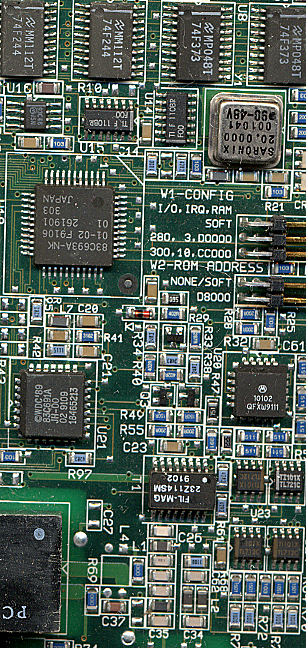
%> input picture pse1/board.tif, 306 x 648 px
$ octave pse1_ver2.m   (GNU Octave 9; MATLAB toolbox functions it lacks are replaced by stand-ins)
%> lines starting %> are read from the running program, lines starting %| are printed output that depends on the picture; in (x1, y1, x2, y2) boxes, pixels count from 0 and x2, y2 are one past the last pixel; in counts of white or black regions, pixels touching at a corner belong together; the program's own positions count from 1
% 0) close everthing before
close all; clear all; hold off; clf;

% 1) board.tif
boardRGB = imread('board.tif');
%> boardRGB is the input picture: size 648x306x3 uint8; mean R, G, B 84.2, 99, 89.1

% Convert RGB image to chosen color space
I = rgb2hsv(boardRGB);
%> I: size 648x306x3 double; mean H, S, V 0.345, 0.426, 0.415

% Define thresholds for channel 1 based on histogram settings
channel1Min = 0.171;
channel1Max = 0.500;

% Define thresholds for channel 2 based on histogram settings
channel2Min = 0.710;
channel2Max = 1.000;

% Define thresholds for channel 3 based on histogram settings
channel3Min = 0.000;
channel3Max = 0.481;

% Create mask based on chosen histogram thresholds
sliderBW = (I(:,:,1) >= channel1Min ) & (I(:,:,1) <= channel1Max) & ...
    (I(:,:,2) >= channel2Min ) & (I(:,:,2) <= channel2Max) & ...
    (I(:,:,3) >= channel3Min ) & (I(:,:,3) <= channel3Max);
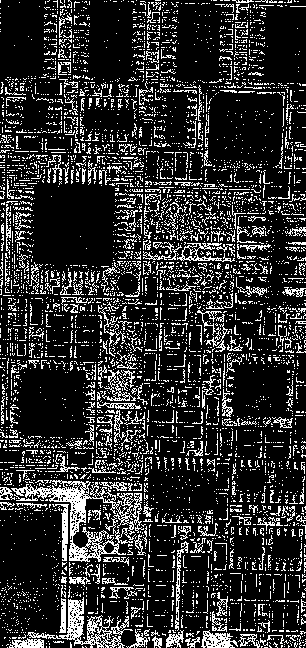
%> sliderBW: size 648x306 logical; 18.5% white in thin lines or dots
BW = sliderBW;
% Initialize output masked image based on input image.
maskedRGBImage = boardRGB;

% Set background pixels where BW is false to zero.
maskedRGBImage(repmat(~BW,[1 1 3])) = maskedRGBImage(repmat(~BW,[1 1 3]))/2;
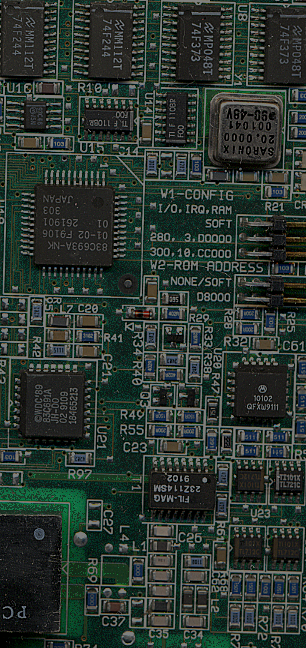
%> maskedRGBImage: size 648x306x3 uint8; mean R, G, B 42.8, 54.2, 47.5

subplot(1,3,1);
imshow(boardRGB);
title('original');

subplot(1,3,2);
imshow(BW);
title('green imgs');

subplot(1,3,3);
imshow(maskedRGBImage);
title('final result');
pause();
close all;


% ================================================================

% 2) hands2.jpg
handsRGB = imread('hands2.jpg');
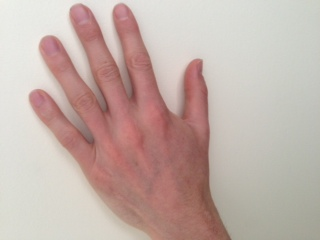
%> input picture pse1/hands2.jpg, 320 x 240 px
%> handsRGB is the input picture: size 240x320x3 uint8; mean R, G, B 195.1, 175.5, 168.5
handsHSV = rgb2hsv(handsRGB);
%> handsHSV: size 240x320x3 double; mean H, S, V 0.122, 0.152, 0.766
handEDGE = edge(handsHSV(:,:,3), 'Canny', 0.7);
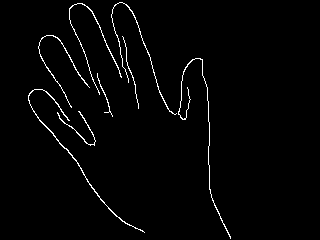
%> handEDGE: size 240x320 logical; 1.9% white in thin lines or dots, all inside (x1, y1, x2, y2) = (28, 2, 231, 239)

maskedRGBImage = handsRGB;
maskedRGBImage(repmat(handEDGE,[1 1 3])) = 0;
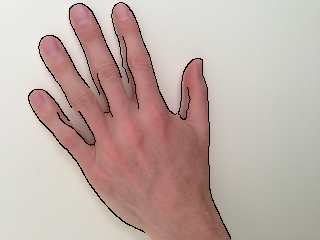
%> maskedRGBImage: size 240x320x3 uint8; 1.95% of pixels changed, all inside (x1, y1, x2, y2) = (28, 2, 231, 239)

subplot(1,3,1);
imshow(handsRGB);
title('original');

subplot(1,3,2);
imshow(handEDGE);
title('Edge lines');

subplot(1,3,3);
imshow(maskedRGBImage);
title('final result');
pause();
close all;
% ===========================================================

% 3) detectSURFFeatures, pillsetc.png
pillRGB = imread('pillsetc.png');
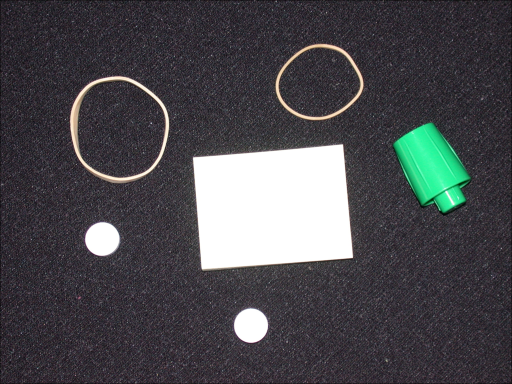
%> input picture pse1/pillsetc.png, 512 x 384 px
%> pillRGB is the input picture: size 384x512x3 uint8; mean R, G, B 73.9, 73.6, 77.5
pillHSV = rgb2hsv(pillRGB);
%> pillHSV: size 384x512x3 double; mean H, S, V 0.667, 0.146, 0.315
pillGray = pillHSV(:,:,3);
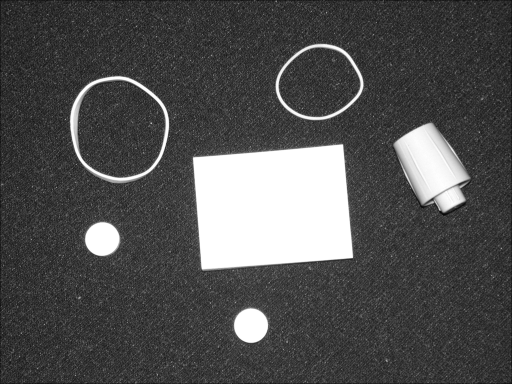
%> pillGray: size 384x512 double; min 0.0275, max 1, mean 0.315
%> (the run ends here)
